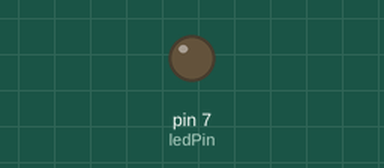
A sketch run on a simulated Arduino Uno, built with avr-gcc and run on an emulated ATmega328P. Parts: output pins drawn as LEDs (lit = HIGH). Dashed ring = blinking. At 2.0 s the program stops and its outputs stay as they are.

Above: at 0.5 s.
At 1.85 s:
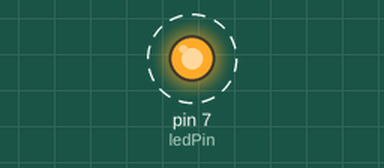
Timing chart, 0 to 3.0 s (numbered marks = the images above):
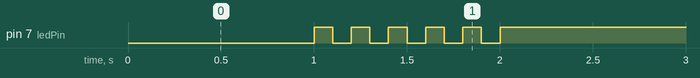

The sketch:

05_practice_2.ino.ino
```cpp
const int ledPin = 7;
int blinkCount = 0;

void setup() {
  pinMode(ledPin, OUTPUT);
  digitalWrite(ledPin, 1);
}

void loop() {

  digitalWrite(ledPin, 0);
  delay(1000);


  for (int i = 0; i < 5; i++) {
    digitalWrite(ledPin, 1);
    delay(100); // 0.5초 대기
    digitalWrite(ledPin, 0);
    delay(100); // 0.5초 대기
  }


  digitalWrite(ledPin, 1);


  while (1) {

  }
}
```

Measured:
- by itself, pin 7 (ledPin): alternates HIGH for 0.10 s and LOW for 0.10 s, 11 changes in all, then stays HIGH
